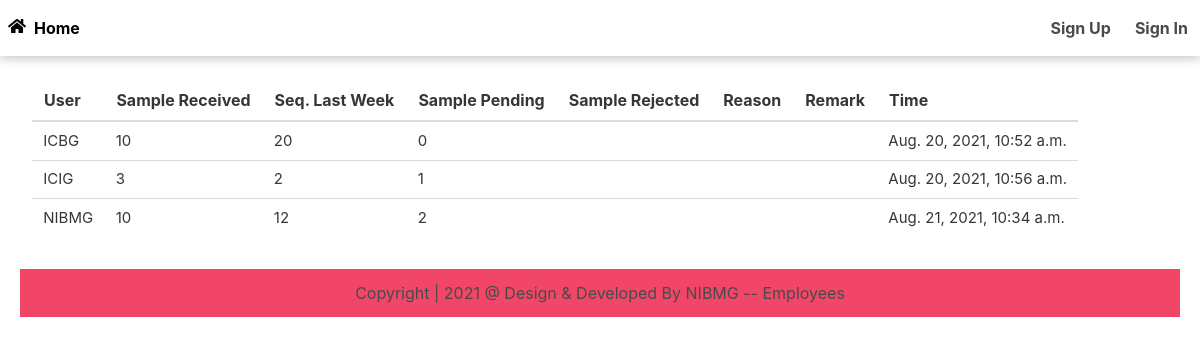
/, run on an earlier commit of the app's database.
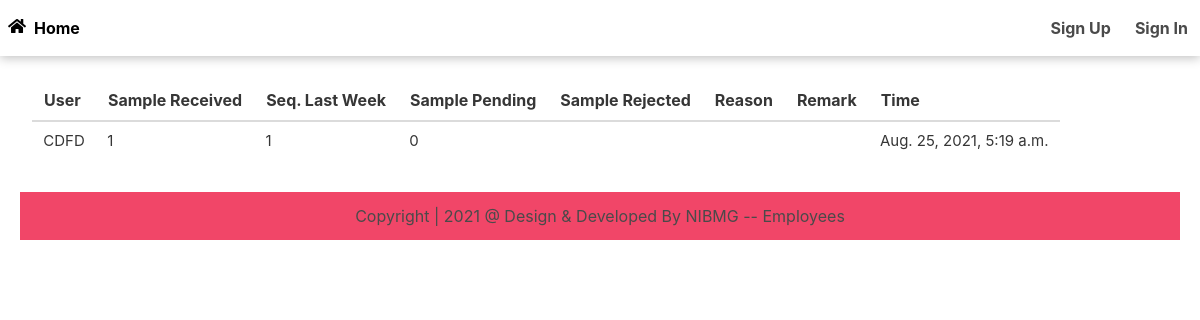
And on a later commit of the database.
### app/models.py (models this page shows, shortened)
class Data(models.Model):
    user = models.ForeignKey(User, verbose_name="username", on_delete=models.CASCADE, null=True, blank=True)
    Sample_received = models.IntegerField()
    Sequence_last = models.IntegerField()
    Sample_pending = models.IntegerField(null=True, blank=True)
    Sample_rejected = models.IntegerField(null=True, blank=True)
    Reason = models.CharField(max_length=200, blank=True)
    Remark = models.CharField(max_length=200, blank=True)
    Time = models.DateTimeField(auto_now_add=True)

### app/views.py (the view)
# urls.py: path('', HomeView.as_view(), name="home"),
class HomeView(TemplateView):
    def get(self, request):
        q = Data.objects.filter(Time__in=Data.objects.values('user')
                                .annotate(Max('Time')).values_list('Time__max'))
        return render(request, 'app/home.html', {'data': q})

### app/templates/app/home.html
{% extends 'app/base.html' %}
{% load static %}
{% block content %}
<div class="table-container is-fluid">
    <table class="table is-hoverable">
                <thead>
                    <tr>
                      <th scope="col">User</th>
                      <th scope="col">Sample Received</th>
                      <th scope="col">Seq. Last Week</th>
                      <th scope="col">Sample Pending</th>
                      <th scope="col">Sample Rejected</th>
                      <th scope="col">Reason</th>
                      <th scope="col">Remark</th>
                      <th scope="col">Time</th>
                    </tr>
              </thead>
              <tbody>
                      {%  for d in data %}
                             <tr style="font-size:15px;">
                                 <td>{{d.user}}</td>
                                  <td>{{d.Sample_received}}</td>
                                  <td>{{d.Sequence_last}}</td>
                                  <td>{{d.Sample_pending}}</td>
                                  <td>{{d.sample_rejected}}</td>
                                  <td>{{d.Reason}}</td>
                                  <td>{{d.Remark}}</td>
                                  <td>{{d.Time}}</td>
                             </tr>
                     {% endfor %}
              </tbody>
    </table>
</div>
{% endblock content %}

What changed in the data, as far as the page shows it:
removed Data: user "ICBG", Sample_received "10", Sequence_last "20", Sample_pending "0", Time "Aug. 20, 2021, 10:52 a.m."
removed Data: user "ICIG", Sample_received "3", Sequence_last "2", Sample_pending "1", Time "Aug. 20, 2021, 10:56 a.m."
removed Data: user "NIBMG", Sample_received "10", Sequence_last "12", Sample_pending "2", Time "Aug. 21, 2021, 10:34 a.m."
added Data: user "CDFD", Sample_received "1", Sequence_last "1", Sample_pending "0", Time "Aug. 25, 2021, 5:19 a.m."
